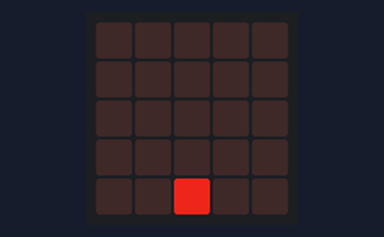
A program run on a simulated BBC micro:bit (MakeCode). Parts: the board's 5×5 LED display. Dim RGB values are drawn brighter than linear; a reset restarts the program.

Above: at 0.05 s.
At 0.7 s:
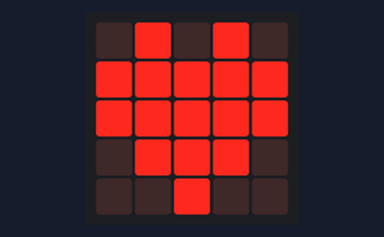
At 1.7 s:
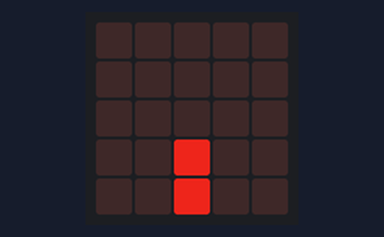

Measured:
- by itself, everything shown: repeats every 1.5 s, in 6 steps
- what the display in image 1 shows lasts 0.6 s, from 0.6 s to 1.2 s

The program:

main.ts
```typescript
basic.forever(function () {
    led.setBrightness(199)
    led.plot(2, 4)
    basic.pause(100)
    led.plot(2, 3)
    basic.pause(200)
    led.plot(2, 2)
    basic.pause(200)
    led.plot(2, 1)
    basic.pause(100)
    led.plot(2, 0)
    led.setBrightness(255)
    basic.showIcon(IconNames.Heart)
    control.reset()
})
```

test.ts
```typescript
// .
```
